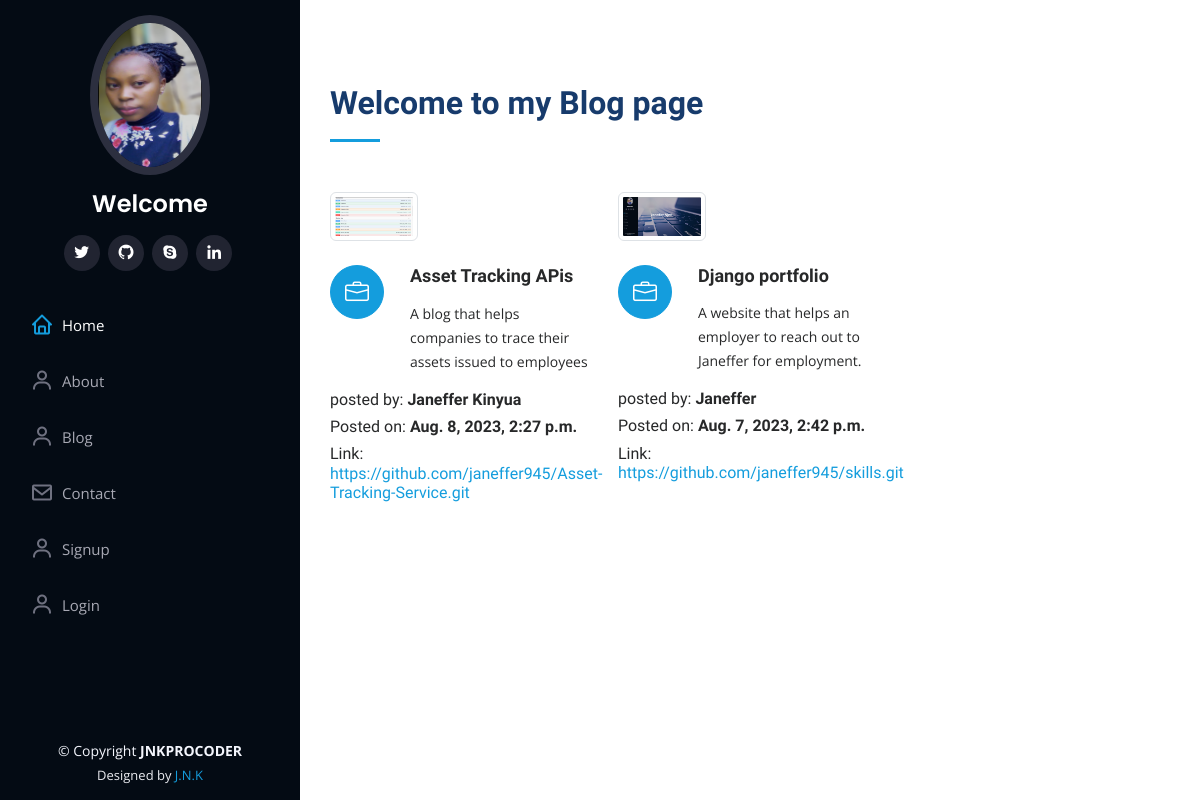
Before: /blog/ with the older database file.
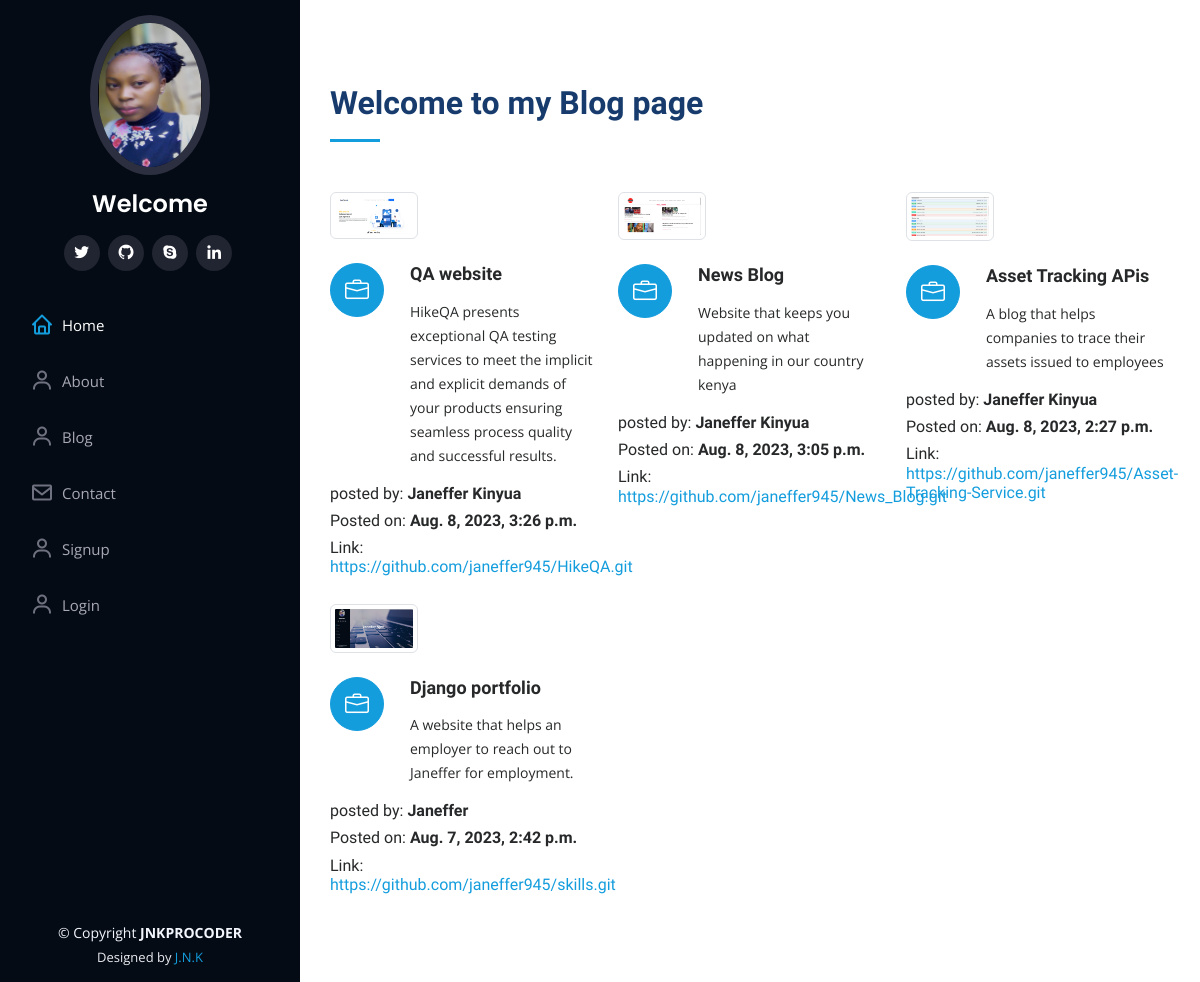
After: the same page with the newer database file.
### portfolio/models.py (models this page shows, shortened)
class Blogs(models.Model):
   title=models.CharField(max_length=80)
   description=models.TextField()
   authname=models.CharField(max_length=15)
   img=models.ImageField(upload_to='blog', blank=True,null=True )
   timestamp=models.DateTimeField(auto_now_add=True)
   links=models.URLField(null=True,blank=True )

### portfolio/views.py (the view)
# urls.py: path('blog/', views.blog, name='blog'),
def blog(request):
    posts = Blogs.objects.all()
    context = {"posts": posts}
    return render(request, "blog.html", context)

### templates/blog.html (shortened to what this page needs)
{% extends 'basic.html' %}
{% load static%}
 {% block body %}
 <section id="services" class="services">
      <div class="container">
        <div class="section-title">
          <h2>Welcome to my Blog page</h2>
        </div>
        <div class="row">
{% for post in posts reversed%}
          <div class="col-lg-4 col-md-6 icon-box" >
            <div class="col-lg-4" >
            <img src="{{post.img.url}}" class="img-thumbnail" alt="" style="width: 800px;" >
          </div>
          <br>
            <div class="icon"><i class="bi bi-briefcase"></i></div>
            <h4 class="title">{{post.title}}</a></h4>
            <p class="description">{{post.description}}</p>
            <h6>posted by: <b>{{post.authname}}</b></h6>
            <h6>Posted on: <b>{{post.timestamp}}</b> </h6>
            <h6>Link: <a href="{{post.links}}" target="_blank">{{post.links}}</a></h6>
          </div>
{% endfor %}
        </div>
      </div>
    </section>
  {% endblock %}

### templates/basic.html (shortened to what this page needs)
 {% load static %}
<!DOCTYPE html>
<html lang="en">
<head>
  <link href="{% static 'assets/vendor/aos/aos.css' %}" rel="stylesheet">
  <link href="{% static 'assets/vendor/bootstrap/css/bootstrap.min.css' %}" rel="stylesheet">
  <link href="{% static 'assets/vendor/bootstrap-icons/bootstrap-icons.css' %}" rel="stylesheet">
  <link href="{% static 'assets/vendor/boxicons/css/boxicons.min.css' %}" rel="stylesheet">
  <link href="{% static 'assets/vendor/glightbox/css/glightbox.min.css' %}" rel="stylesheet">
  <link href="{% static 'assets/vendor/swiper/swiper-bundle.min.css' %}" rel="stylesheet">
  <link href="{% static 'assets/css/style.css'%}" rel="stylesheet">
</head>
<body>
  <header id="header">
    <div class="d-flex flex-column">
      <div class="profile">
        <img src="{% static 'assets/img/ark.png'%}" alt="" class="img-fluid rounded-circle" style="height:20vh;">
        <h1 class="text-light"><a href="index.html">Welcome {{user.username}}</a></h1>
        <div class="social-links mt-3 text-center">
          <a href="https://twitter.com/JanefferNjeri10" target="_blank" class="twitter"><i class="bx bxl-twitter"></i></a>
          <a href="https://github.com/janeffer945"  target="_blank" class="github"><i class="bx bxl-github"></i></a>
          <a href="https://join.skype.com/invite/DOqhhwtbAyhM" target="_blank" class="google-plus"><i class="bx bxl-skype"></i></a>
          <a href="https://www.linkedin.com/in/janeffer-njeri-bb4613232/" target="_blank"  class="linkedin"><i class="bx bxl-linkedin"></i></a>
        </div>
      </div>
      <nav id="navbar" class="nav-menu navbar">
        <ul>
          <li><a href="/" class="nav-link scrollto active"><i class="bx bx-home"></i> <span>Home</span></a></li>
          <li><a href="/about" class="nav-link scrollto"><i class="bx bx-user"></i> <span>About</span></a></li>
           <li><a href="/blog" class="nav-link scrollto"><i class="bx bx-user"></i> <span>Blog</span></a></li>
         <li><a href="/contact" class="nav-link scrollto"><i class="bx bx-envelope"></i> <span>Contact</span></a></li>
{% if not request.user.is_authenticated %}
                    <li><a href="/auth/signup/" class="nav-link scrollto"><i class="bx bx-user"></i> <span>Signup</span></a></li>
                              <li><a href="/auth/login" class="nav-link scrollto"><i class="bx bx-user"></i> <span>Login</span></a></li>
{% else %}
           <li><a href="/auth/logout" class="nav-link scrollto"><i class="bx bx-user"></i> <span>Logout</span></a></li>
{% endif %}
        </ul>
      </nav>
    </div>
  </header>
  <main id="main">
{% block body %}
{% endblock body %}
  </main>
  <footer id="footer">
    <div class="container">
      <div class="copyright">
        &copy; Copyright <strong><span>JNKPROCODER</span></strong>
      </div>
      <div class="credits">
        Designed by <a href="">J.N.K</a>
      </div>
    </div>
  </footer>
</body>
</html>

### static/assets/css/style.css (style rules this page uses)
body { font-family: "Open Sans", sans-serif; color: #272829; }
a { color: #149ddd; text-decoration: none; }
h1, h2, h3, h4, h5, h6 { font-family: "Raleway", sans-serif; }
#header { position: fixed; top: 0; left: 0; bottom: 0; width: 300px; transition: all ease-in-out 0.5s; z-index: 9997; transition: all 0.5s; padding: 0 15px; background: #040b14; overflow-y: auto; }
#header .profile img { margin: 15px auto; display: block; width: 120px; border: 8px solid #2c2f3f; }
#header .profile h1 { font-size: 24px; margin: 0; padding: 0; font-weight: 600; -moz-text-align-last: center; text-align-last: center; font-family: "Poppins", sans-serif; }
#header .profile h1 a, #header .profile h1 a:hover { color: #fff; text-decoration: none; }
#header .profile .social-links a { font-size: 18px; display: inline-block; background: #212431; color: #fff; line-height: 1; padding: 8px 0; margin-right: 4px; border-radius: 50%; text-align: center; width: 36px; height: 36px; transition: 0.3s; }
#main { margin-left: 300px; }
.container, .container-fluid { padding-left: 30px; padding-right: 30px; }
.nav-menu { padding: 30px 0 0 0; }
.nav-menu * { margin: 0; padding: 0; list-style: none; }
.nav-menu>ul>li { position: relative; white-space: nowrap; }
.nav-menu a, .nav-menu a:focus { display: flex; align-items: center; color: #a8a9b4; padding: 12px 15px; margin-bottom: 8px; transition: 0.3s; font-size: 15px; }
.nav-menu a i, .nav-menu a:focus i { font-size: 24px; padding-right: 8px; color: #6f7180; }
.nav-menu a:hover, .nav-menu .active, .nav-menu .active:focus, .nav-menu li:hover>a { text-decoration: none; color: #fff; }
.nav-menu a:hover i, .nav-menu .active i, .nav-menu .active:focus i, .nav-menu li:hover>a i { color: #149ddd; }
section { padding: 60px 0; overflow: hidden; }
.section-title { padding-bottom: 30px; }
.section-title h2 { font-size: 32px; font-weight: bold; margin-bottom: 20px; padding-bottom: 20px; position: relative; color: #173b6c; }
.section-title h2::after { content: ""; position: absolute; display: block; width: 50px; height: 3px; background: #149ddd; bottom: 0; left: 0; }
.services .icon-box { margin-bottom: 20px; }
.services .icon { float: left; display: flex; align-items: center; justify-content: center; width: 54px; height: 54px; background: #149ddd; border-radius: 50%; transition: 0.5s; border: 1px solid #149ddd; }
.services .icon i { color: #fff; font-size: 24px; line-height: 0; }
.services .title { margin-left: 80px; font-weight: 700; margin-bottom: 15px; font-size: 18px; }
.services .description { margin-left: 80px; line-height: 24px; font-size: 14px; }
#footer { padding: 15px; color: #f4f6fd; font-size: 14px; position: fixed; left: 0; bottom: 0; width: 300px; z-index: 9999; background: #040b14; }
#footer .copyright { text-align: center; }
#footer .credits { padding-top: 5px; text-align: center; font-size: 13px; color: #eaebf0; }

Changed rows visible on the page:
added Blogs: img (picture), title "QA website", description "HikeQA presents exceptional QA testing services to meet the implicit and explicit demands of your products ensuring seamless process quality and successful results.", authname "Janeffer Kinyua", timestamp "Aug. 8, 2023, 3:26 p.m.", links "https://github.com/janeffer945/HikeQA.git"
added Blogs: img (picture), title "News Blog", description "Website that keeps you updated on what happening in our country kenya", authname "Janeffer Kinyua", timestamp "Aug. 8, 2023, 3:05 p.m.", links "https://github.com/janeffer945/News_Blog.git"
